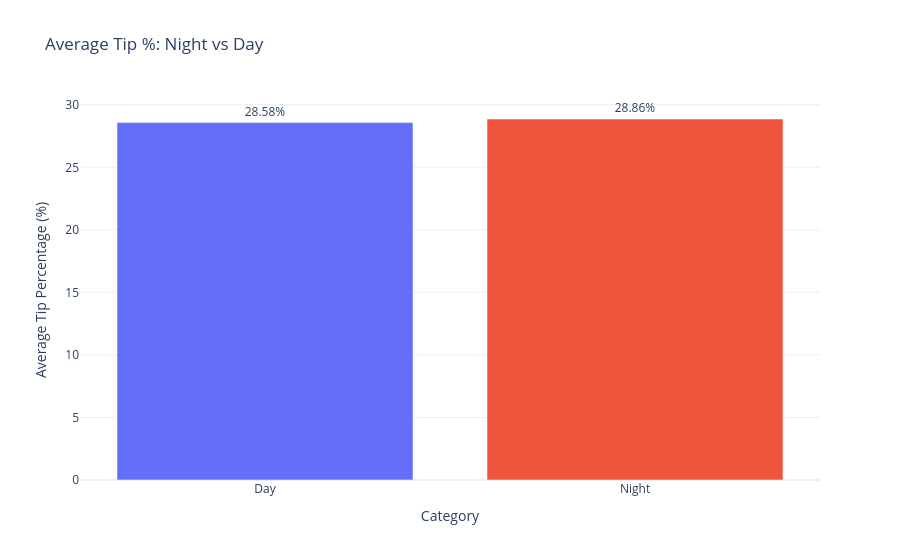
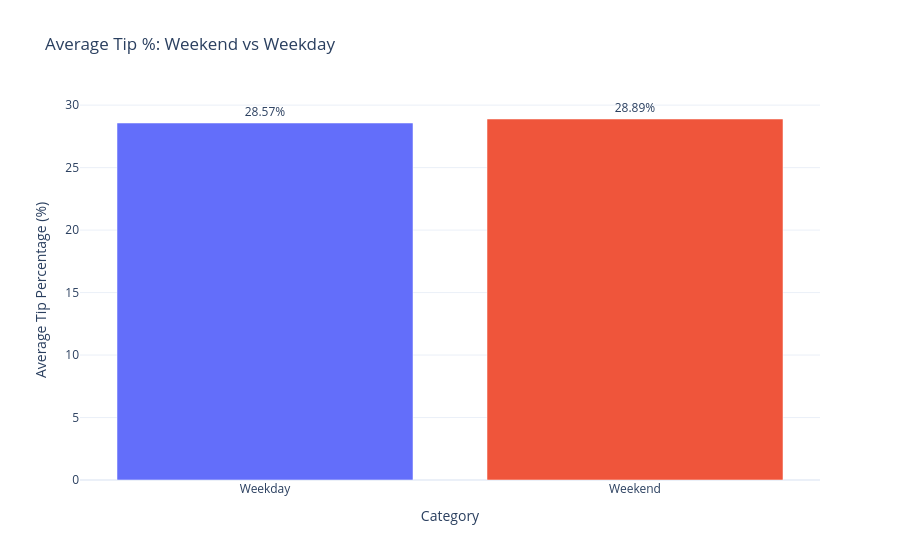
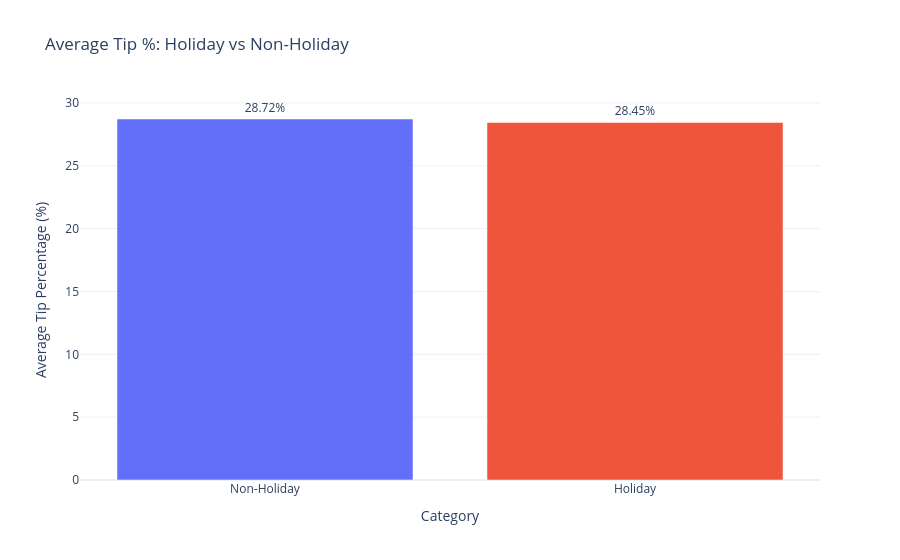

The notebook cell saved with these charts, in order:
### Markdown cell above
Based on a full year of NYC taxi trips during 2022, we find that tipping behavior does vary by timing:

• Riders tip a slightly higher percentage at night (28.86% vs 28.58%)

• Riders tip more on weekends than weekdays (28.89% vs 28.57%)

• Surprisingly, holidays show slightly lower tipping (28.45% vs 28.72%)

These differences are small, but statistically meaningful due to the very large sample size (over 3 million trips). The first two results support our hypothesis, while the third goes against it — tipping does not increase on holidays.

### Code cell
import plotly.express as px
from IPython.display import HTML


def plot_compare(df, x_col, y_col, title):
    fig = px.bar(
        df,
        x=x_col,
        y=y_col,
        text=df[y_col].round(2).astype(str) + "%",
        title=title,
        color=x_col
    )
    fig.update_layout(
        yaxis_title="Average Tip Percentage (%)",
        xaxis_title="Category",
        template="plotly_white",
        showlegend=False
    )
    # Format hover tooltips
    fig.update_traces(textposition="outside")
    fig.show()


# Prepare clean category labels
night_comp["category"] = night_comp["is_night"].map({0: "Day", 1: "Night"})
weekend_comp["category"] = weekend_comp["is_weekend"].map({0: "Weekday", 1: "Weekend"})
holiday_comp["category"] = holiday_comp["is_holiday"].map({0: "Non-Holiday", 1: "Holiday"})

# Plot Night vs Day
plot_compare(
    night_comp,
    "category",
    "avg_tip_percentage_night",
    "Average Tip %: Night vs Day"
)

# Plot Weekend vs Weekday
plot_compare(
    weekend_comp,
    "category",
    "avg_tip_percentage_weekend",
    "Average Tip %: Weekend vs Weekday"
)

# Plot Holiday vs Non-Holiday
plot_compare(
    holiday_comp,
    "category",
    "avg_tip_percentage_holiday",
    "Average Tip %: Holiday vs Non-Holiday"
)

### Figure 1 — Plotly figure (JSON) as saved in the notebook; plotly's stock layout.template omitted (floating-point values rounded to 4 significant figures)
{"data": [{"hovertemplate": "category=%{x}<br>avg_tip_percentage_night=%{y}<br>text=%{text}<extra></extra>", "legendgroup": "Day", "marker": {"color": "#636efa", "pattern": {"shape": ""}}, "name": "Day", "orientation": "v", "showlegend": true, "text": ["28.58%"], "textposition": "outside", "type": "bar", "x": ["Day"], "xaxis": "x", "y": [28.58], "yaxis": "y"}, {"hovertemplate": "category=%{x}<br>avg_tip_percentage_night=%{y}<br>text=%{text}<extra></extra>", "legendgroup": "Night", "marker": {"color": "#EF553B", "pattern": {"shape": ""}}, "name": "Night", "orientation": "v", "showlegend": true, "text": ["28.86%"], "textposition": "outside", "type": "bar", "x": ["Night"], "xaxis": "x", "y": [28.86], "yaxis": "y"}], "layout": {"barmode": "relative", "legend": {"title": {"text": "category"}, "tracegroupgap": 0}, "showlegend": false, "title": {"text": "Average Tip %: Night vs Day"}, "xaxis": {"anchor": "y", "categoryarray": ["Day", "Night"], "categoryorder": "array", "domain": [0, 1], "title": {"text": "Category"}}, "yaxis": {"anchor": "x", "domain": [0, 1], "title": {"text": "Average Tip Percentage (%)"}}}}

### Figure 2 — Plotly figure (JSON) as saved in the notebook; plotly's stock layout.template omitted (floating-point values rounded to 4 significant figures)
{"data": [{"hovertemplate": "category=%{x}<br>avg_tip_percentage_weekend=%{y}<br>text=%{text}<extra></extra>", "legendgroup": "Weekday", "marker": {"color": "#636efa", "pattern": {"shape": ""}}, "name": "Weekday", "orientation": "v", "showlegend": true, "text": ["28.57%"], "textposition": "outside", "type": "bar", "x": ["Weekday"], "xaxis": "x", "y": [28.57], "yaxis": "y"}, {"hovertemplate": "category=%{x}<br>avg_tip_percentage_weekend=%{y}<br>text=%{text}<extra></extra>", "legendgroup": "Weekend", "marker": {"color": "#EF553B", "pattern": {"shape": ""}}, "name": "Weekend", "orientation": "v", "showlegend": true, "text": ["28.89%"], "textposition": "outside", "type": "bar", "x": ["Weekend"], "xaxis": "x", "y": [28.89], "yaxis": "y"}], "layout": {"barmode": "relative", "legend": {"title": {"text": "category"}, "tracegroupgap": 0}, "showlegend": false, "title": {"text": "Average Tip %: Weekend vs Weekday"}, "xaxis": {"anchor": "y", "categoryarray": ["Weekday", "Weekend"], "categoryorder": "array", "domain": [0, 1], "title": {"text": "Category"}}, "yaxis": {"anchor": "x", "domain": [0, 1], "title": {"text": "Average Tip Percentage (%)"}}}}

### Figure 3 — Plotly figure (JSON) as saved in the notebook; plotly's stock layout.template omitted (floating-point values rounded to 4 significant figures)
{"data": [{"hovertemplate": "category=%{x}<br>avg_tip_percentage_holiday=%{y}<br>text=%{text}<extra></extra>", "legendgroup": "Non-Holiday", "marker": {"color": "#636efa", "pattern": {"shape": ""}}, "name": "Non-Holiday", "orientation": "v", "showlegend": true, "text": ["28.72%"], "textposition": "outside", "type": "bar", "x": ["Non-Holiday"], "xaxis": "x", "y": [28.72], "yaxis": "y"}, {"hovertemplate": "category=%{x}<br>avg_tip_percentage_holiday=%{y}<br>text=%{text}<extra></extra>", "legendgroup": "Holiday", "marker": {"color": "#EF553B", "pattern": {"shape": ""}}, "name": "Holiday", "orientation": "v", "showlegend": true, "text": ["28.45%"], "textposition": "outside", "type": "bar", "x": ["Holiday"], "xaxis": "x", "y": [28.45], "yaxis": "y"}], "layout": {"barmode": "relative", "legend": {"title": {"text": "category"}, "tracegroupgap": 0}, "showlegend": false, "title": {"text": "Average Tip %: Holiday vs Non-Holiday"}, "xaxis": {"anchor": "y", "categoryarray": ["Non-Holiday", "Holiday"], "categoryorder": "array", "domain": [0, 1], "title": {"text": "Category"}}, "yaxis": {"anchor": "x", "domain": [0, 1], "title": {"text": "Average Tip Percentage (%)"}}}}
